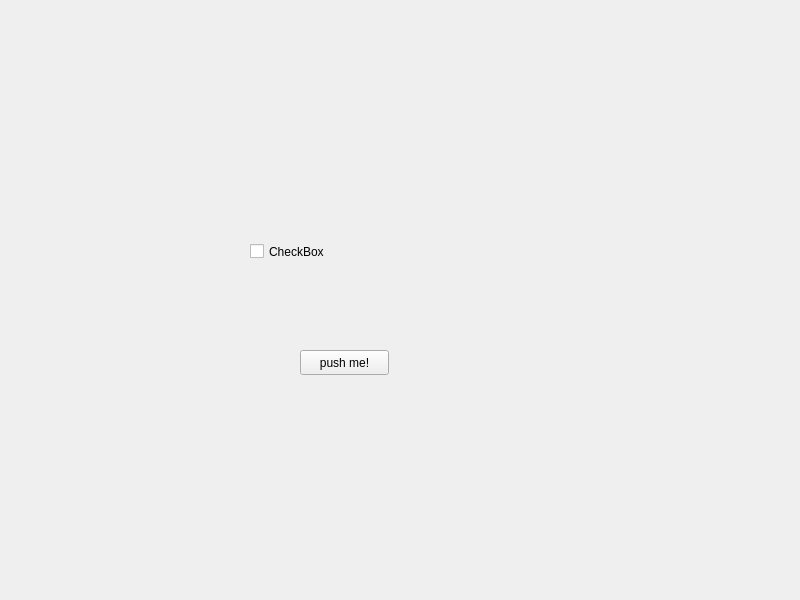
<?xml version="1.0" encoding="UTF-8"?>
<ui version="4.0">
 <class>Widget</class>
 <widget class="QWidget" name="Widget">
  <property name="geometry">
   <rect>
    <x>0</x>
    <y>0</y>
    <width>800</width>
    <height>600</height>
   </rect>
  </property>
  <property name="windowTitle">
   <string>Widget</string>
  </property>
  <widget class="QPushButton" name="pushButton">
   <property name="geometry">
    <rect>
     <x>300</x>
     <y>350</y>
     <width>89</width>
     <height>25</height>
    </rect>
   </property>
   <property name="text">
    <string>push me!</string>
   </property>
  </widget>
  <widget class="QCheckBox" name="checkBox">
   <property name="geometry">
    <rect>
     <x>250</x>
     <y>240</y>
     <width>92</width>
     <height>23</height>
    </rect>
   </property>
   <property name="text">
    <string>CheckBox</string>
   </property>
  </widget>
 </widget>
 <resources/>
 <connections/>
</ui>
